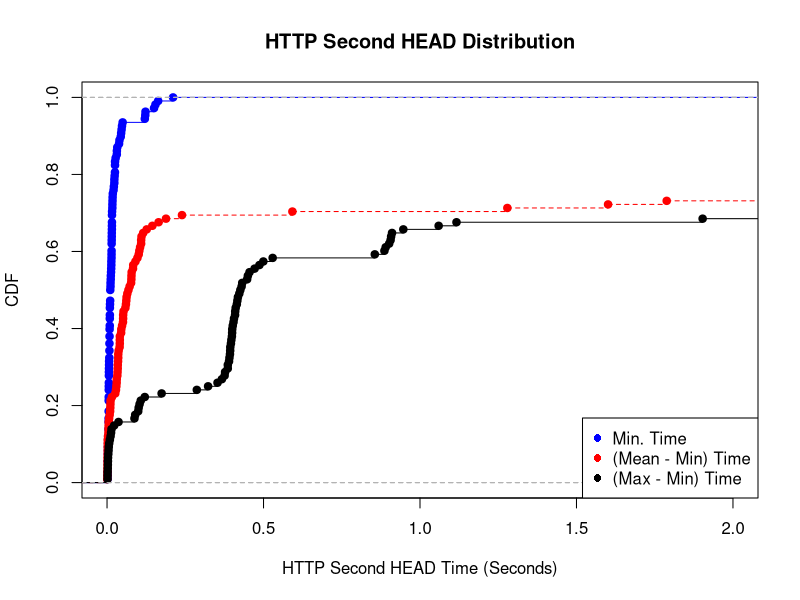

Generate this figure with R:
min_ <- c(0.0052, 0.0062, 0.0046, 0.0275, 0.0158, 0.0314, 0.0171, 0.0059, 0.0077, 0.0082, 0.0143, 0.0080, 0.0100, 0.0052, 0.0056, 0.0170, 0.0118, 0.0023, 0.1547, 0.0023, 0.0256, 0.0255, 0.0025, 0.0156, 0.0149, 0.0155, 0.0152, 0.0157, 0.0091, 0.0234, 0.0082, 0.0144, 0.0111, 0.0055, 0.0112, 0.0103, 0.0451, 0.0147, 0.1502, 0.0091, 0.0051, 0.0161, 0.0088, 0.0088, 0.0028, 0.0037, 0.0036, 0.0049, 0.0253, 0.0233, 0.0020, 0.0059, 0.0243, 0.0184, 0.0175, 0.0178, 0.0029, 0.0019, 0.0016, 0.0055, 0.0137, 0.0145, 0.0072, 0.0049, 0.0060, 0.0025, 0.0095, 0.0051, 0.0218, 0.0050, 0.0133, 0.0058, 0.0046, 0.0034, 0.0023, 0.0052, 0.0478, 0.0438, 0.0090, 0.0077, 0.0054, 0.0121, 0.0128, 0.0208, 0.0327, 0.0076, 0.0076, 0.0080, 0.0103, 0.0103, 0.1229, 0.1207, 0.0065, 0.0087, 0.0138, 0.0151, 0.0384, 0.0158, 0.2110, 0.1633, 0.0312, 0.0499, 0.1222, 0.0465, 0.0397, 0.0066, 0.0147, 0.0255)

mean_min <- c(15.77772638, 3.38718459, 0.00459231, 0.07774167, 0.05094815, 0.07690833, 0.03526875, 0.08366154, 5.79271516, 0.00192500, 0.00206667, 0.03578621, 0.04023846, 0.00663448, 11.72910682, 0.03109231, 0.16475000, 4.37789612, 0.18840000, 0.14470714, 0.00443636, 0.05150625, 21.28895347, 6.90598728, 0.23945385, 0.00305625, 0.00061818, 0.04553077, 1.60091667, 0.00185000, 0.00099375, 0.03295000, 6.20704911, 5.68612627, 5.38197745, 0.01080909, 0.03435625, 0.00843125, 0.06483750, 0.05266875, 0.04804545, 0.05860345, 0.00137333, 3.61314875, 0.06155357, 0.09706154, 0.11548519, 0.00541852, 16.97621804, 22.00921411, 18.97751194, 0.10319375, 0.02853750, 0.10563333, 0.06241206, 0.03075000, 28.82923412, 0.03358182, 0.10900714, 0.03714615, 3.95956298, 0.01131538, 0.10125385, 0.00201250, 5.28000246, 28.18911164, 7.64490370, 23.78357262, 0.59226444, 0.04081111, 0.00990000, 0.04074375, 4.41047966, 25.50342692, 0.00148621, 1.27909596, 0.07220000, 0.02981250, 0.06043333, 0.00183846, 7.49413134, 0.00150909, 0.07866250, 19.64348271, 0.04086875, 0.00154615, 17.20869286, 0.09076250, 0.12679761, 0.01041333, 0.10896154, 0.04502727, 0.00110000, 0.01560690, 8.10637586, 0.11016875, 0.05140000, 0.03590000, 0.02626154, 1.78830930, 0.06839630, 0.00505625, 0.08300000, 0.07804074, 0.03414375, 13.72445964, 4.90588932, 22.38198448)

max_min <- c(133.5179, 16.6814, 0.0069, 0.9060, 0.9077, 0.4017, 0.3898, 1.0596, 26.6088, 0.0055, 0.0090, 0.4057, 0.4000, 0.0367, 81.1760, 0.3938, 1.9031, 27.5602, 0.8556, 0.4994, 0.0227, 0.3911, 142.0931, 86.0856, 3.0711, 0.0142, 0.0026, 0.4300, 37.1585, 0.0113, 0.0016, 0.3928, 26.8792, 40.7232, 29.4117, 0.0996, 0.3670, 0.0876, 0.5292, 0.3972, 0.4226, 0.3935, 0.0017, 38.1612, 0.4164, 0.4869, 0.9467, 0.1040, 203.1488, 219.0205, 108.9070, 0.4319, 0.4111, 0.4500, 0.4476, 0.1011, 174.6497, 0.1744, 0.4259, 0.3959, 17.3277, 0.1078, 0.8863, 0.0048, 34.0125, 179.7016, 32.5625, 145.1345, 3.0058, 0.4553, 0.0899, 0.3990, 66.5702, 165.6189, 0.0023, 41.8956, 0.4041, 0.3757, 0.9015, 0.0040, 70.3162, 0.0032, 0.3997, 177.3104, 0.3772, 0.0029, 136.8618, 0.9106, 1.1166, 0.1206, 0.3530, 0.3229, 0.0019, 0.4091, 23.6466, 0.4095, 0.4147, 0.3858, 0.2869, 14.1272, 0.8904, 0.0129, 0.4715, 0.4182, 0.3859, 93.1994, 17.5379, 138.1022)

min_val = ecdf(min_)
mean_min_val = ecdf(mean_min)
max_min_val = ecdf(max_min)

plot(min_val, lty=1, col="blue", xlab="HTTP Second HEAD Time (Seconds)", ylab="CDF", main="HTTP Second HEAD Distribution", xlim=c(0, 2))
lines(mean_min_val, lty=2, col="red")
lines(max_min_val)

legend("bottomright",  pch =16, legend=c("Min. Time", "(Mean - Min) Time", "(Max - Min) Time"), col=c("blue", "red", "black"))
